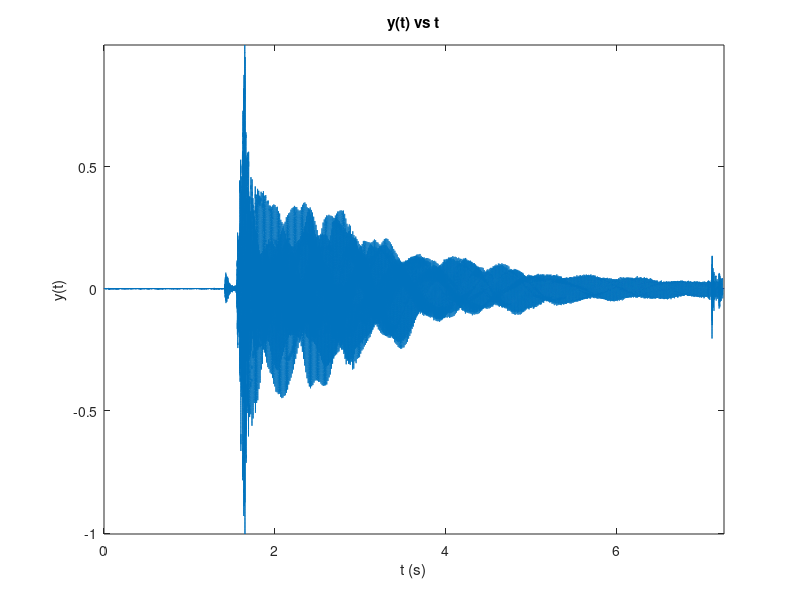
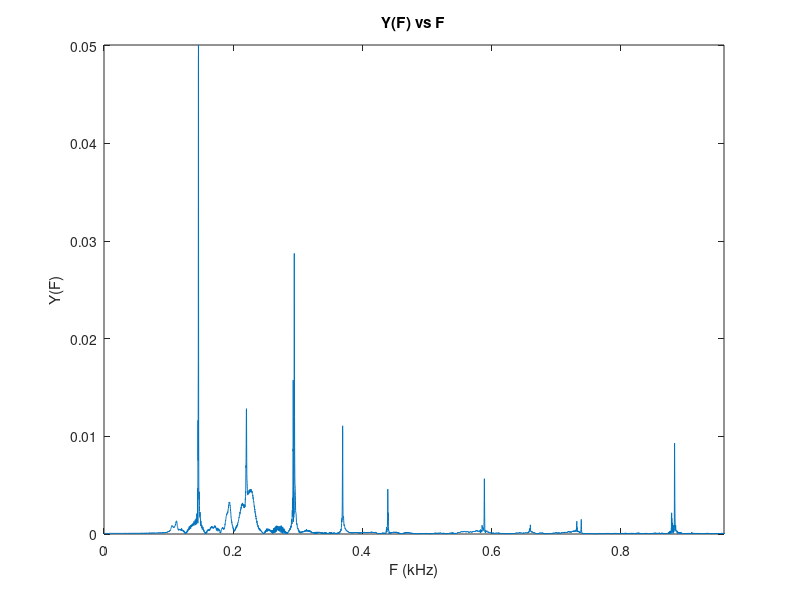
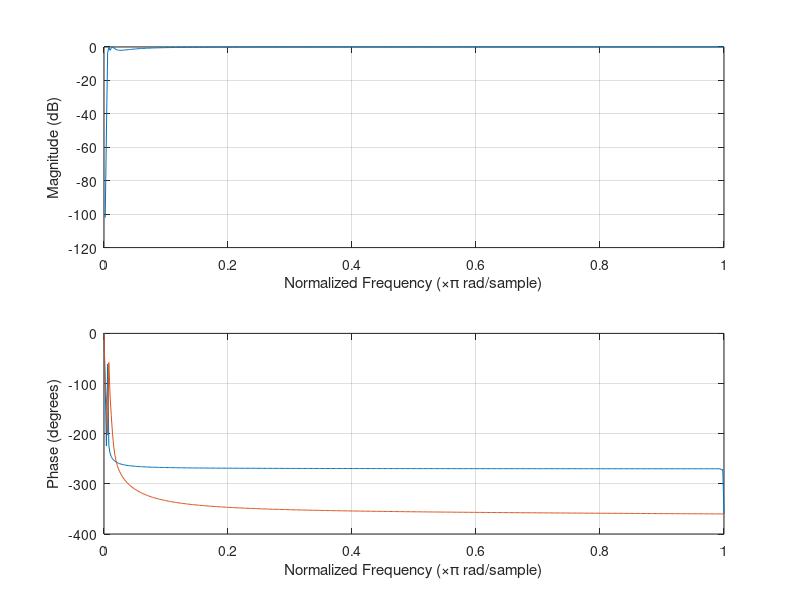
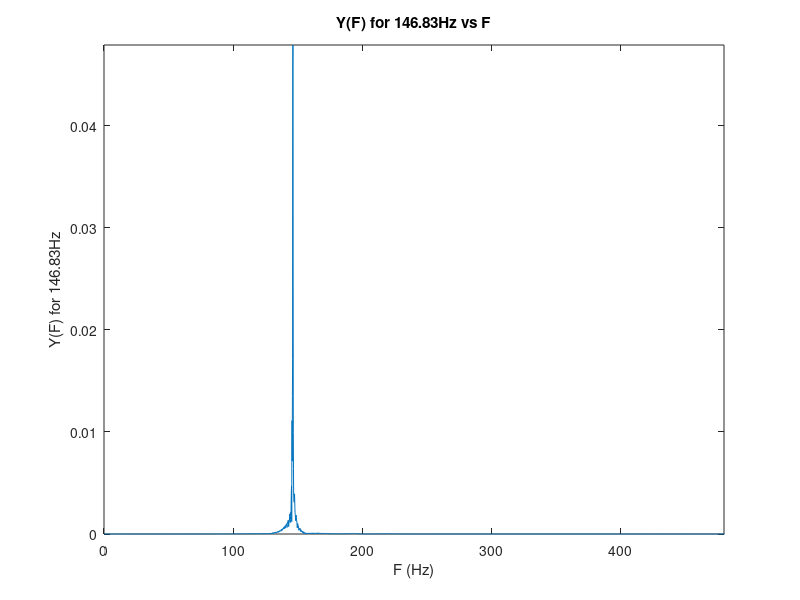

Here is the MATLAB script that generated these plots, in order:
%%%%%%%%%%%%%%%%%%%%%%%%%%%%%%%%%%%%%%%%%%%%%%%%%%%%%%%%%%%%%%%%%%%%%%%%%%
% ENGR 362 Project Template File
% student name:
% student number:
%%%%%%%%%%%%%%%%%%%%%%%%%%%%%%%%%%%%%%%%%%%%%%%%%%%%%%%%%%%%%%%%%%%%%%%%%%

%%%%%%%%%%%%%%%%%%%%%%%%%%%%%%%%%%%%%%%%%%%%%%%%%%%%%%%%%%%%%%%%%%%%%%%%%%
% Clear all
%%%%%%%%%%%%%%%%%%%%%%%%%%%%%%%%%%%%%%%%%%%%%%%%%%%%%%%%%%%%%%%%%%%%%%%%%%
close all, clear, clc

%%%%%%%%%%%%%%%%%%%%%%%%%%%%%%%%%%%%%%%%%%%%%%%%%%%%%%%%%%%%%%%%%%%%%%%%%%
% Import audio data
%%%%%%%%%%%%%%%%%%%%%%%%%%%%%%%%%%%%%%%%%%%%%%%%%%%%%%%%%%%%%%%%%%%%%%%%%%
y = importdata('ENGR_362_guitar_Fs_is_48000_Hz.txt');
Fs = 48000;                             % sampling freq

%%%%%%%%%%%%%%%%%%%%%%%%%%%%%%%%%%%%%%%%%%%%%%%%%%%%%%%%%%%%%%%%%%%%%%%%%%
% Play sound of raw audio data
%%%%%%%%%%%%%%%%%%%%%%%%%%%%%%%%%%%%%%%%%%%%%%%%%%%%%%%%%%%%%%%%%%%%%%%%%%
% soundsc(y,Fs)

%%%%%%%%%%%%%%%%%%%%%%%%%%%%%%%%%%%%%%%%%%%%%%%%%%%%%%%%%%%%%%%%%%%%%%%%%%
% Graph in time domain
%%%%%%%%%%%%%%%%%%%%%%%%%%%%%%%%%%%%%%%%%%%%%%%%%%%%%%%%%%%%%%%%%%%%%%%%%%
Ts = 1/Fs;                              % sampling period       
Length_y = length(y(:,1));              % length of signal
time = (0:Length_y-1)*Ts;               % time vector
figure,plot(time,y), axis tight
title('y(t) vs t')                      % labels
xlabel('t (s)')                         % labels
ylabel('y(t)')                          % labels

%%%%%%%%%%%%%%%%%%%%%%%%%%%%%%%%%%%%%%%%%%%%%%%%%%%%%%%%%%%%%%%%%%%%%%%%%%
% Graph with DFT/FFT
%%%%%%%%%%%%%%%%%%%%%%%%%%%%%%%%%%%%%%%%%%%%%%%%%%%%%%%%%%%%%%%%%%%%%%%%%%
Y = fft(y);                             % Discrete Fourier transform
F1 = abs(Y/Length_y);                   % frequency
F2 = F1(1:Length_y/2+1);                % half of frequency
F2(2:end-1) = 2*F2(2:end-1);            % Discrete Fourier transform
f = Fs*(0:(Length_y/2))/Length_y;       % freq vector [Hz]
f_kHz = f/1000;                         % freq vector [kHz]
figure,plot(f_kHz,F2)                   % plot 
axis([0  max(f_kHz)/25 0 max(F2)])         % axis details
title('Y(F) vs F')                           % labels
xlabel('F (kHz)')                       % labels
ylabel('Y(F)')                          % labels
%%%%%%%%%%%%%%%%%%%%%%%%%%%%%%%%%%%%%%%%%%%%%%%%%%%%%%%%%%%%%%%%%%%%%%%%%%
% D major chord frequencies for notes D3, A3, D4, F#4
%%%%%%%%%%%%%%%%%%%%%%%%%%%%%%%%%%%%%%%%%%%%%%%%%%%%%%%%%%%%%%%%%%%%%%%%%%
D3 = 146.83;                            % freq of note D3 [Hz]
D3_int = round(D3/max(f)*length(f))     % associated integer to above freq
A3 = 220.00;                            % freq of note A3 [Hz]
A3_int = round(A3/max(f)*length(f))     % associated integer to above freq
D4 = 293.66;                            % freq of note D4 [Hz]
D4_int = round(D4/max(f)*length(f))     % associated integer to above freq
F_sharp_4 = 369.99;                     % freq of note F#4 [Hz]
F_sharp_4_int = ...
    round(F_sharp_4/max(f)*length(f))   % associated integer to above freq

note_freq = [D3 A3 D4 F_sharp_4];       % vector of all note freqs
note_freq_int = ...
  [D3_int A3_int D4_int F_sharp_4_int]; % vector of all int note freqs

%%%%%%%%%%%%%%%%%%%%%%%%%%%%%%%%%%%%%%%%%%%%%%%%%%%%%%%%%%%%%%%%%%%%%%%%%%
% loop to apply filter bank

N = 7; % define the order
R = 2; % define the ripple
Limit = 5; % define the upper or lower limit
Y_filtered = []; % create a variable to save filtered siganals
F2_s = []; % create a  variable to save discrete Fourier transform of each filtered signal to calculate amplitudes

for fre = [146.83 220 293.66 369.99]
    [b1,a1] = cheby1(N,R,(fre+Limit)/Fs*2,'low');  %low-pass filter
    y1_filtered = filter(b1, a1, y);
    figure,freqz(b1,a1),hold on  %Generate a graph
    [b2,a2] = cheby1(N,R,(fre-Limit)/Fs*2,'high'); %high-pass filter
    y2_filtered = filter(b2, a2, y1_filtered);
    freqz(b2,a2),hold off

    soundsc(y2_filtered,Fs) %play the audio of the filtered signal

    Y2_filtered = fft(y2_filtered);         % Discrete Fourier transform
    Y_filtered = [Y_filtered,Y2_filtered ]; % Save the filtered signal
    F1 = abs(Y2_filtered/Length_y);         % frequency
    F2 = F1(1:floor(Length_y/2+1));         % half of frequency
    F2(2:end-1) = 2*F2(2:end-1);            % Discrete Fourier transform
    F2_s = [F2_s, F2];                      % Save the above result of each filtered signal
    f = Fs*(0:(Length_y/2))/Length_y;       % freq vector [Hz]
    figure,plot(f,F2)                   % plot 
    axis([0  max(f)/50 0 max(F2)])         % axis details

    dec1 = fre;
    str1 = 'Y(F) for ';
    str2 = num2str(dec1);
    str3 = 'Hz';
    str4 = ' vs F';
    Title = [str1,str2,str3,str4];  % Create a title for each signal
    Y_label = [str1,str2,str3];     % Create a y-axis label for each signal
    title(Title);                           % labels
    xlabel('F (Hz)');                      % labels
    ylabel(Y_label);                       %labels
    
end


%Retrieve Amplitudes of Each Filtered Signal

F2_D3 = F2_s(:,1);
amplitude_D3 = abs(max(abs(F2_D3(D3_int-10:D3_int+10))));

F2_A3 = F2_s(:,2);
amplitude_A3 = abs(max(abs(F2_A3(A3_int-10:A3_int+10))));

F2_D4 = F2_s(:,3);
amplitude_D4 = abs(abs(max(F2_D4(D4_int-10:D4_int+10))));

F2_F4 = F2_s(:,4);
amplitude_F4 = abs(abs(max(F2_F4(F_sharp_4_int-10:F_sharp_4_int+10))));


%Balance amplitudes to the max amplitude among the filtered signals and Recombine them;
max_amplitude = max([amplitude_A3,amplitude_D3,amplitude_D4,amplitude_F4]);
Y_merged = Y_filtered(:,1)/amplitude_D3.*max_amplitude + Y_filtered(:,2)/amplitude_A3.*max_amplitude + Y_filtered(:,3)/amplitude_D4.*max_amplitude + Y_filtered(:,4)/amplitude_F4.*max_amplitude ;

%Generate a graph of the final compressed signal in the frequency domain

F1 = abs(Y_merged/Length_y);             % frequency
F2 = F1(1:floor(Length_y/2+1));         % half of frequency
F2(2:end-1) = 2*F2(2:end-1);            % Discrete Fourier transform
f = Fs*(0:(Length_y/2))/Length_y;       % freq vector [Hz]
figure,plot(f,F2)                       % plot 
axis([0  max(f)/50 0 max(F2)])          % axis details
title('Y merged vs F')                  % labels
xlabel('F (Hz)')                        % labels
ylabel('Y merged')                      % labels



